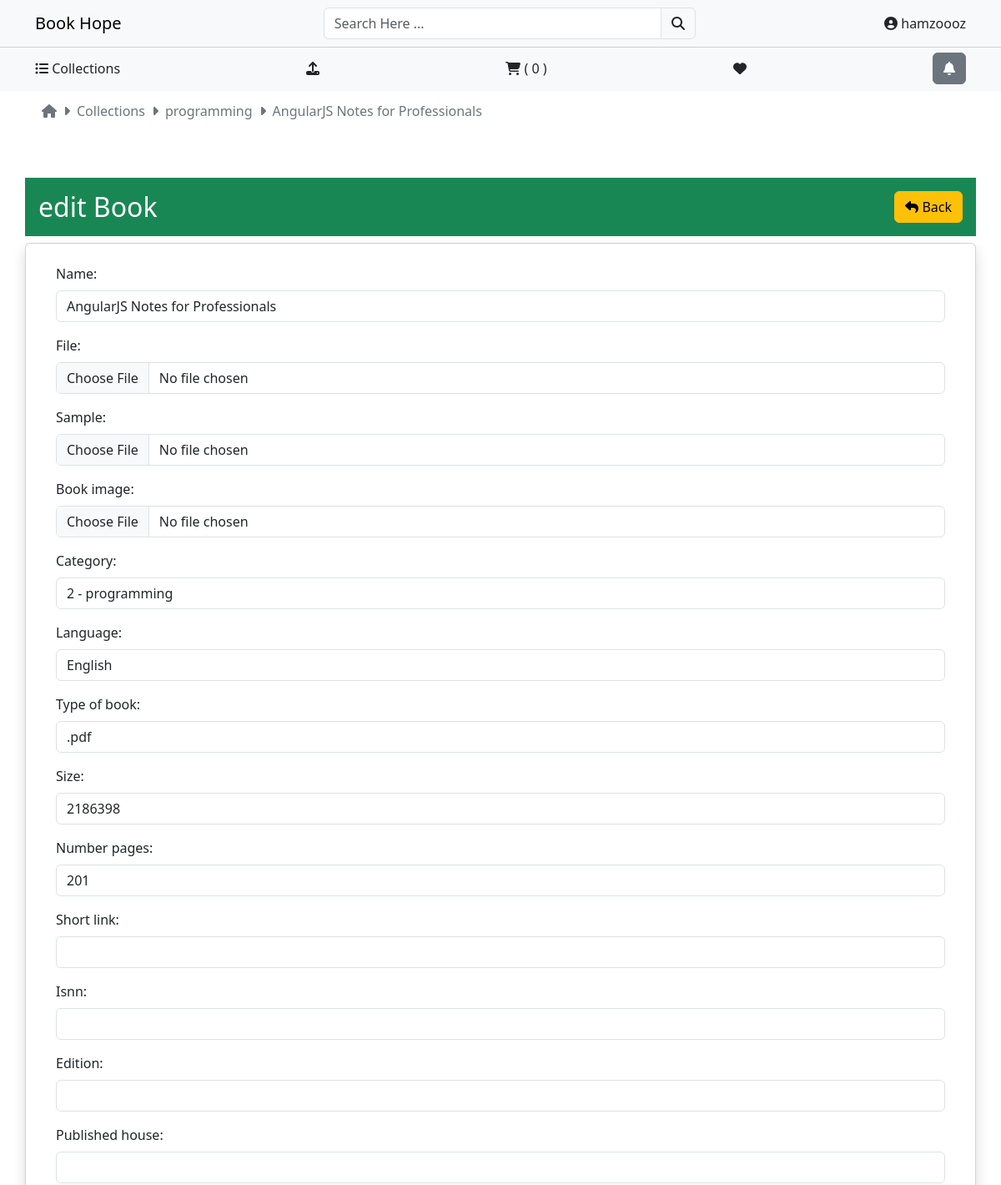
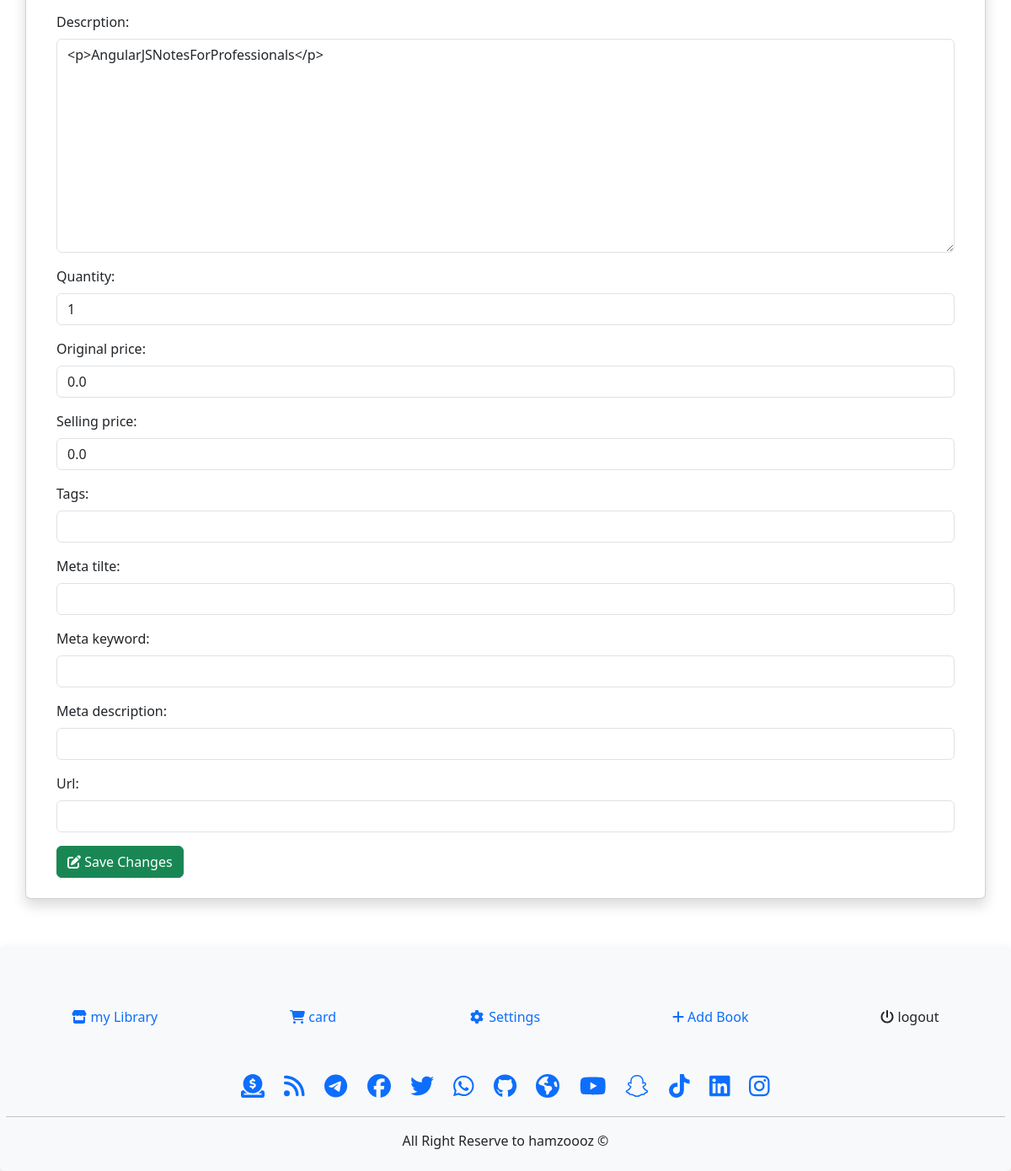
The app's page /my_library/edit_book/2/ (signed in) with its own data (2 pictures, top to bottom).
### books/models.py (models this page shows, shortened)
class Books(models.Model):
    user = models.ForeignKey(Profile, on_delete=models.CASCADE, default=1)
    name = models.CharField(max_length=150, null=True, blank=True)
    url = models.URLField(null=True, blank=True)
    file = models.FileField(null=True, blank=True)
    sample = models.FileField( null=True, blank=True)
    category = models.ForeignKey( Category, on_delete=models.CASCADE , null=True, blank=True, default=1)
    slug = models.SlugField(unique=True, max_length=150, null=True, blank=True )
    book_image = models.ImageField(upload_to=get_file_path_books, null=True, blank=True)
    thumbnail = models.ImageField( upload_to=get_file_path_books_thumbnail, null=True, blank=True)
    published_data = models.DateField(auto_now_add=True)
    number_pages = models.IntegerField(blank=True, null=True)
    language = models.CharField(max_length=3, choices=languages, default='ar')
    short_link = models.URLField(blank=True, null=True)
    isnn = models.IntegerField(blank=True, null=True)
    ordered = models.IntegerField(blank=True, null=True) #  null
    edition = models.IntegerField(blank=True, null=True)
    published_house = models.CharField(max_length=50, blank=True, null=True)
    available = models.CharField(max_length=10, choices=available, default='wiating')
    number_of_views = models.IntegerField(default=0)
    small_descrption = models.TextField(max_length=1000, blank=True, null=True)
    descrption = RichTextField(blank=True, null=True)
    quantity = models.PositiveIntegerField(blank=True, null=True , default=1)
    number_of_download = models.IntegerField(default=0)
    original_price = models.FloatField(default=0, null=True, blank=True)
    selling_price = models.FloatField(default=0, null=True, blank=True)
    type_of_book = models.CharField(max_length=10, default='pdf')
    size = models.PositiveIntegerField(blank=True, null=True)
    status = models.BooleanField(default=False, help_text='0=default, 1 = hidden')
    trending = models.BooleanField(default=False, help_text='0=default, 1 = Trending')
    rating = models.IntegerField(default=0 , validators=[MinValueValidator(1) ,MinValueValidator(5) ])
    tags = models.CharField(max_length=150, blank=True, null=True)
    meta_tilte = models.CharField(max_length=150, blank=True, null=True)
    meta_keyword = models.CharField(max_length=150, blank=True, null=True)
    meta_description = models.CharField(max_length=150, blank=True, null=True)
    create_at = models.DateTimeField(auto_now_add=True)
    update_at = models.DateTimeField(auto_now=True)
    abrov = models.BooleanField(default=False)
    class Meta:
        managed = True
        verbose_name = 'Book'
        verbose_name_plural = 'Books'

class Category(models.Model):
    create_by = models.ForeignKey(Profile, on_delete=models.CASCADE,default='uncategoraize')
    name = models.CharField(max_length=150, null=False, blank=False)
    slug = models.SlugField(unique=True, max_length=150, null=False, blank=False)
    image = models.ImageField(upload_to=get_file_path_cat,null=True, blank=True,   default='defualt-pic-avater.jpg')
    descrption = models.TextField(max_length=500,  blank=True, null=True)
    status = models.BooleanField(default=False, help_text='0=default, 1 = hidden')
    trending = models.BooleanField( default=False, help_text='0=default, 1 = Trending')
    meta_tilte = models.CharField(max_length=150,  blank=True, null=True)
    meta_keyword = models.CharField(max_length=150,  blank=True, null=True)
    meta_description = models.CharField(max_length=150,  blank=True, null=True)
    create_at = models.DateTimeField(auto_now_add=True)
    update_at = models.DateTimeField(auto_now=True)
    def __str__(self):
        return f'{ self.id} -  { self.name}'

### books/views.py (the view)
# urls.py: path('my_library/edit_book/<int:pk>/', views.edit_book , name='edit_book'),
@login_required
def edit_book(request, pk):
    book_detial = Books.objects.get(pk=pk)
    if request.method == 'POST':
        book =  Books.objects.get(pk=pk)
        if (request.user == book.user) or request.user.is_staff:
            form = BookForm(request.POST, request.FILES, instance=book )
            if form.is_valid():
                form.save()
                messages.info(request, 'Your Changes has been added sucssessfuly... ')
                if request.META.get('HTTP_REFERER'):
                    return redirect(request.META.get("HTTP_REFERER"))
                else:
                    return redirect('my_store')
        else:
            messages.info(request, "You hav'nt access to Edit This Book but you edit send to auther as seagest ! ")
            return redirect('my_store')
    else:
        book = Books.objects.get(pk=pk)
        form = BookForm(instance=book)
        return render(request, 'books/edit_book.html', {
                'title':'edit Book',
                'form':form,
                'book': book,
                'book_detial':book_detial
                })

### templates/books/edit_book.html (shortened to what this page needs)
{% extends 'base.html' %}
{% load static %}
{% block content %}
<div class="container d-flex ">
    <div class="py-1 bg-secondary1  d-flex align-items-center ">
        <a href="{% url 'frontpage'  %}" class="text-secondary  p-2 "><i class="fa fa-home"></i> </a><i class="fa fa-caret-right text-secondary  "></i>
        <a href="{% url 'categories'  %}" class="text-secondary  p-2">Collections  </a> <i class="fa fa-caret-right text-secondary  "></i>
        <a href="{% url 'category_detail'  book_detial.category.slug %}" class="text-secondary  p-2 "> {{book_detial.category.name}}  </a> <i class="fa fa-caret-right text-secondary  "></i>
        <span class="text-secondary  p-2 "> {{book_detial.name}}  </span>
    </div>
</div>
<div class=" container  trending bg-gradient py-2 " style="--bs-bg-opacity: .6;">
    <div class="row py-5">
    <h2 class="text-white text-lead bg-success bg-gradient1 p-3 ">
        {{ title }}
        <a href="{% url 'my_store' %} " class="btn btn-warning float-end" > <i class="fa fa-reply"></i> Back </a>
    </h2>
        <div class="card  h-100 shadow  ">
            <form action="{% url 'edit_book' book.id %}"method="POST" enctype="multipart/form-data" class="p-4">
                {{ form.as_p }}
                <button type="submit" class="btn btn-success" > <i class="fa fa-edit"></i> Save Changes </button>
            </form>
        </div>
    </div>
</div>
{% endblock content %}

### templates/inc/nav.html (shortened to what this page needs)
<nav class="navbar navbar-expand-lg navbar-light bg-light " style="min-width: 390px;">
  <div class="container d-flex justify-content-between  ">
    <a class="navbar-brand " href="{% url 'frontpage' %}">Book Hope</a>
    <div class="search-btn search-bar "  style="width:40%" >
      <form action="/search" method="get" >
        <div class="input-group">
          <input type="search" requerd name="productsearch" class="form-control" id='searchproduct' placeholder="Search Here ... " aria-label="Username" aria-describedby="basic-addon1">
          <button type="submit" class="input-group-text" id="basic-addon1"><i class="fa fa-search"></i></button>
        </div>
      </form>
    </div>
      <span class="nav-item dropdown ">
        <a class="nav-link dropdown-toggle" href="#" role="button" data-bs-toggle="dropdown" aria-expanded="false">
          {% if request.user.is_authenticated %} <i class="fa fa-user-circle"></i> {{request.user}}  {% else %} <i class="fa fa-list"></i> Menu {% endif %}
        </a>
      </span>
  </div>
</nav>
<nav class="navbar navbar-expand-lg navbar-light bg-light" style=" min-width: 390px; border-top:1px solid #cfcfcf; padding-top: 6px;" >
  <div class="container d-flex justify-content-between  ">
    {% if request.user.is_authenticated %}
      <li class="nav-item"><a class="nav-link {% if request.resolver_match.url_name == 'categories'  %}active {% endif %} " aria-current="page" href="{% url 'categories' %}"> <i class="fa fa-list-ul"></i> Collections </a></li>
      {% if request.user.is_staff %}
      <li class="nav-item dropdown ">
        <a class="nav-link dropdown-toggle" href="#" role="button" data-bs-toggle="dropdown" aria-expanded="false">
          {% if request.user.is_staff %}  <i class=" fa fa-upload"></i> {% endif %}
        </a>
    </li>
    {% endif %}
    <li class="nav-item"><a class="nav-link {% if request.resolver_match.url_name == 'cart_view'  %}active {% endif %} " aria-current="page" href="{% url 'cart_view' %}"><i class=" fa fa-shopping-cart"></i> ( {{ cart|length }} )</a></li>
    <li class="nav-item"><a class="nav-link {% if request.resolver_match.url_name == 'wishlist'  %}active {% endif %} " aria-current="page" href="{% url 'wishlist' %}"> <i class="fa fa-heart"></i> </a></li>
    <li class="nav-item"><a class="nav-link  " aria-current="page"  href="{% url 'all_messages' %}"> <button type="button" class="btn btn-secondary"> <i class="fa fa-bell"></i> </button></a> </li>
      {% endif %}
  </div>
</nav>

### static/assets/css/main.css (style rules this page uses)
a { text-decoration: none; }
li { list-style: none !important; }
.dropdown-toggle::after { display: none !important; }

### records on screen
Books: category.name "programming", name "AngularJS Notes for Professionals", category "2 - programming", language "English", type_of_book ".pdf", size "2186398", number_pages "201", descrption "<p>AngularJSNotesForProfessionals</p>", quantity "1", original_price "0.0", selling_price "0.0"

### other values on screen
{{ request.user }} "hamzoooz"
{{ cart|length }} "0"
{{ title }} "edit Book"
